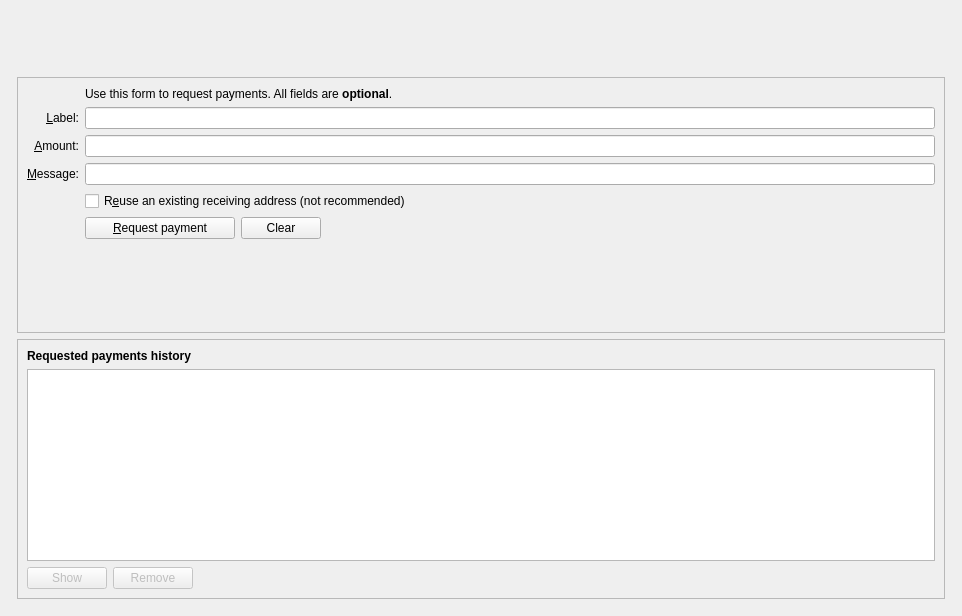
<?xml version="1.0" encoding="UTF-8"?>
<ui version="4.0">
 <class>ReceiveCoinsDialog</class>
 <widget class="QWidget" name="ReceiveCoinsDialog">
  <property name="geometry">
   <rect>
    <x>0</x>
    <y>0</y>
    <width>962</width>
    <height>616</height>
   </rect>
  </property>
  <layout class="QVBoxLayout" name="verticalLayout" stretch="0">
   <item>
    <layout class="QVBoxLayout" name="verticalLayout_Master" stretch="0,1">
     <property name="spacing">
      <number>0</number>
     </property>
     <item>
      <widget class="QFrame" name="frame_Header">
       <layout class="QVBoxLayout" name="verticalLayout_8">
        <property name="leftMargin">
         <number>0</number>
        </property>
        <property name="topMargin">
         <number>0</number>
        </property>
        <property name="rightMargin">
         <number>0</number>
        </property>
        <property name="bottomMargin">
         <number>0</number>
        </property>
        <item>
         <layout class="QHBoxLayout" name="horizontalLayout_Header" stretch="1,0">
          <item>
           <spacer name="horizontalSpacer_3">
            <property name="orientation">
             <enum>Qt::Horizontal</enum>
            </property>
            <property name="sizeHint" stdset="0">
             <size>
              <width>40</width>
              <height>20</height>
             </size>
            </property>
           </spacer>
          </item>
          <item>
           <widget class="QLabel" name="labelOverviewHeaderRight">
            <property name="minimumSize">
             <size>
              <width>464</width>
              <height>60</height>
             </size>
            </property>
            <property name="maximumSize">
             <size>
              <width>16777215</width>
              <height>60</height>
             </size>
            </property>
            <property name="font">
             <font>
              <pointsize>14</pointsize>
             </font>
            </property>
            <property name="text">
             <string/>
            </property>
            <property name="alignment">
             <set>Qt::AlignRight|Qt::AlignTrailing|Qt::AlignVCenter</set>
            </property>
           </widget>
          </item>
         </layout>
        </item>
       </layout>
      </widget>
     </item>
     <item>
      <widget class="QFrame" name="frame_BG">
       <layout class="QVBoxLayout" name="verticalLayout_5">
        <property name="leftMargin">
         <number>6</number>
        </property>
        <property name="topMargin">
         <number>6</number>
        </property>
        <property name="rightMargin">
         <number>6</number>
        </property>
        <property name="bottomMargin">
         <number>6</number>
        </property>
        <item>
         <widget class="QFrame" name="frame2">
          <property name="sizePolicy">
           <sizepolicy hsizetype="Preferred" vsizetype="Expanding">
            <horstretch>0</horstretch>
            <verstretch>0</verstretch>
           </sizepolicy>
          </property>
          <property name="frameShape">
           <enum>QFrame::StyledPanel</enum>
          </property>
          <property name="frameShadow">
           <enum>QFrame::Sunken</enum>
          </property>
          <layout class="QVBoxLayout" name="verticalLayout_3">
           <item>
            <layout class="QGridLayout" name="gridLayout">
             <item row="7" column="2">
              <widget class="QCheckBox" name="reuseAddress">
               <property name="toolTip">
                <string>Reuse one of the previously used receiving addresses.&lt;br&gt;Reusing addresses has security and privacy issues.&lt;br&gt;Do not use this unless re-generating a payment request made before.</string>
               </property>
               <property name="text">
                <string>R&amp;euse an existing receiving address (not recommended)</string>
               </property>
              </widget>
             </item>
             <item row="7" column="0">
              <widget class="QLabel" name="label_4">
               <property name="text">
                <string/>
               </property>
              </widget>
             </item>
             <item row="6" column="0">
              <widget class="QLabel" name="label_3">
               <property name="toolTip">
                <string>An optional message to attach to the payment request, which will be displayed when the request is opened. Note: The message will not be sent with the payment over the Cent network.</string>
               </property>
               <property name="text">
                <string>&amp;Message:</string>
               </property>
               <property name="alignment">
                <set>Qt::AlignRight|Qt::AlignTrailing|Qt::AlignVCenter</set>
               </property>
               <property name="buddy">
                <cstring>reqMessage</cstring>
               </property>
              </widget>
             </item>
             <item row="4" column="2">
              <widget class="QLineEdit" name="reqLabel">
               <property name="toolTip">
                <string>An optional label to associate with the new receiving address.</string>
               </property>
              </widget>
             </item>
             <item row="6" column="2">
              <widget class="QLineEdit" name="reqMessage">
               <property name="toolTip">
                <string>An optional message to attach to the payment request, which will be displayed when the request is opened.&lt;br&gt;Note: The message will not be sent with the payment over the Cent network.</string>
               </property>
              </widget>
             </item>
             <item row="2" column="2">
              <widget class="QLabel" name="label_5">
               <property name="text">
                <string>Use this form to request payments. All fields are &lt;b&gt;optional&lt;/b&gt;.</string>
               </property>
              </widget>
             </item>
             <item row="4" column="0">
              <widget class="QLabel" name="label_2">
               <property name="toolTip">
                <string>An optional label to associate with the new receiving address.</string>
               </property>
               <property name="text">
                <string>&amp;Label:</string>
               </property>
               <property name="alignment">
                <set>Qt::AlignRight|Qt::AlignTrailing|Qt::AlignVCenter</set>
               </property>
               <property name="buddy">
                <cstring>reqLabel</cstring>
               </property>
              </widget>
             </item>
             <item row="5" column="0">
              <widget class="QLabel" name="label">
               <property name="toolTip">
                <string>An optional amount to request. Leave this empty or zero to not request a specific amount.</string>
               </property>
               <property name="text">
                <string>&amp;Amount:</string>
               </property>
               <property name="alignment">
                <set>Qt::AlignRight|Qt::AlignTrailing|Qt::AlignVCenter</set>
               </property>
               <property name="buddy">
                <cstring>reqAmount</cstring>
               </property>
              </widget>
             </item>
             <item row="5" column="2">
              <widget class="BitcoinAmountField" name="reqAmount">
               <property name="minimumSize">
                <size>
                 <width>80</width>
                 <height>0</height>
                </size>
               </property>
               <property name="toolTip">
                <string>An optional amount to request. Leave this empty or zero to not request a specific amount.</string>
               </property>
              </widget>
             </item>
             <item row="8" column="0">
              <widget class="QLabel" name="label_7">
               <property name="text">
                <string/>
               </property>
              </widget>
             </item>
             <item row="8" column="2">
              <layout class="QHBoxLayout" name="horizontalLayout">
               <item>
                <widget class="QPushButton" name="receiveButton">
                 <property name="minimumSize">
                  <size>
                   <width>150</width>
                   <height>0</height>
                  </size>
                 </property>
                 <property name="text">
                  <string>&amp;Request payment</string>
                 </property>
                 <property name="icon">
                  <iconset resource="../cent.qrc">
                   <normaloff>:/icons/receiving_addresses</normaloff>:/icons/receiving_addresses</iconset>
                 </property>
                </widget>
               </item>
               <item>
                <widget class="QPushButton" name="clearButton">
                 <property name="sizePolicy">
                  <sizepolicy hsizetype="Minimum" vsizetype="Fixed">
                   <horstretch>0</horstretch>
                   <verstretch>0</verstretch>
                  </sizepolicy>
                 </property>
                 <property name="toolTip">
                  <string>Clear all fields of the form.</string>
                 </property>
                 <property name="text">
                  <string>Clear</string>
                 </property>
                 <property name="icon">
                  <iconset resource="../cent.qrc">
                   <normaloff>:/icons/remove</normaloff>:/icons/remove</iconset>
                 </property>
                 <property name="autoDefault">
                  <bool>false</bool>
                 </property>
                </widget>
               </item>
               <item>
                <spacer name="horizontalSpacer">
                 <property name="orientation">
                  <enum>Qt::Horizontal</enum>
                 </property>
                 <property name="sizeHint" stdset="0">
                  <size>
                   <width>40</width>
                   <height>20</height>
                  </size>
                 </property>
                </spacer>
               </item>
              </layout>
             </item>
             <item row="9" column="2">
              <spacer name="verticalSpacer">
               <property name="orientation">
                <enum>Qt::Vertical</enum>
               </property>
               <property name="sizeHint" stdset="0">
                <size>
                 <width>20</width>
                 <height>40</height>
                </size>
               </property>
              </spacer>
             </item>
            </layout>
           </item>
          </layout>
         </widget>
        </item>
        <item>
         <widget class="QFrame" name="frame">
          <property name="sizePolicy">
           <sizepolicy hsizetype="Preferred" vsizetype="Expanding">
            <horstretch>0</horstretch>
            <verstretch>0</verstretch>
           </sizepolicy>
          </property>
          <property name="frameShape">
           <enum>QFrame::StyledPanel</enum>
          </property>
          <property name="frameShadow">
           <enum>QFrame::Raised</enum>
          </property>
          <layout class="QVBoxLayout" name="verticalLayout_2">
           <item>
            <widget class="QLabel" name="label_6">
             <property name="font">
              <font>
               <weight>75</weight>
               <bold>true</bold>
              </font>
             </property>
             <property name="text">
              <string>Requested payments history</string>
             </property>
            </widget>
           </item>
           <item>
            <widget class="QTableView" name="recentRequestsView">
             <property name="palette">
              <palette>
               <active>
                <colorrole role="Text">
                 <brush brushstyle="SolidPattern">
                  <color alpha="255">
                   <red>51</red>
                   <green>51</green>
                   <blue>51</blue>
                  </color>
                 </brush>
                </colorrole>
               </active>
               <inactive>
                <colorrole role="Text">
                 <brush brushstyle="SolidPattern">
                  <color alpha="255">
                   <red>51</red>
                   <green>51</green>
                   <blue>51</blue>
                  </color>
                 </brush>
                </colorrole>
               </inactive>
               <disabled>
                <colorrole role="Text">
                 <brush brushstyle="SolidPattern">
                  <color alpha="255">
                   <red>85</red>
                   <green>85</green>
                   <blue>85</blue>
                  </color>
                 </brush>
                </colorrole>
               </disabled>
              </palette>
             </property>
             <property name="contextMenuPolicy">
              <enum>Qt::CustomContextMenu</enum>
             </property>
             <property name="tabKeyNavigation">
              <bool>false</bool>
             </property>
             <property name="sortingEnabled">
              <bool>true</bool>
             </property>
            </widget>
           </item>
           <item>
            <layout class="QHBoxLayout" name="horizontalLayout_2">
             <item>
              <widget class="QPushButton" name="showRequestButton">
               <property name="enabled">
                <bool>false</bool>
               </property>
               <property name="toolTip">
                <string>Show the selected request (does the same as double clicking an entry)</string>
               </property>
               <property name="text">
                <string>Show</string>
               </property>
               <property name="icon">
                <iconset resource="../cent.qrc">
                 <normaloff>:/icons/edit</normaloff>:/icons/edit</iconset>
               </property>
               <property name="autoDefault">
                <bool>false</bool>
               </property>
              </widget>
             </item>
             <item>
              <widget class="QPushButton" name="removeRequestButton">
               <property name="enabled">
                <bool>false</bool>
               </property>
               <property name="toolTip">
                <string>Remove the selected entries from the list</string>
               </property>
               <property name="text">
                <string>Remove</string>
               </property>
               <property name="icon">
                <iconset resource="../cent.qrc">
                 <normaloff>:/icons/remove</normaloff>:/icons/remove</iconset>
               </property>
               <property name="autoDefault">
                <bool>false</bool>
               </property>
              </widget>
             </item>
             <item>
              <spacer name="horizontalSpacer_2">
               <property name="orientation">
                <enum>Qt::Horizontal</enum>
               </property>
               <property name="sizeHint" stdset="0">
                <size>
                 <width>40</width>
                 <height>20</height>
                </size>
               </property>
              </spacer>
             </item>
            </layout>
           </item>
          </layout>
         </widget>
        </item>
       </layout>
      </widget>
     </item>
    </layout>
   </item>
  </layout>
 </widget>
 <customwidgets>
  <customwidget>
   <class>BitcoinAmountField</class>
   <extends>QLineEdit</extends>
   <header>bitcoinamountfield.h</header>
   <container>1</container>
  </customwidget>
 </customwidgets>
 <tabstops>
  <tabstop>reqLabel</tabstop>
  <tabstop>reqAmount</tabstop>
  <tabstop>reqMessage</tabstop>
  <tabstop>reuseAddress</tabstop>
  <tabstop>receiveButton</tabstop>
  <tabstop>clearButton</tabstop>
  <tabstop>recentRequestsView</tabstop>
  <tabstop>showRequestButton</tabstop>
  <tabstop>removeRequestButton</tabstop>
 </tabstops>
 <resources>
  <include location="../cent.qrc"/>
 </resources>
 <connections/>
</ui>
